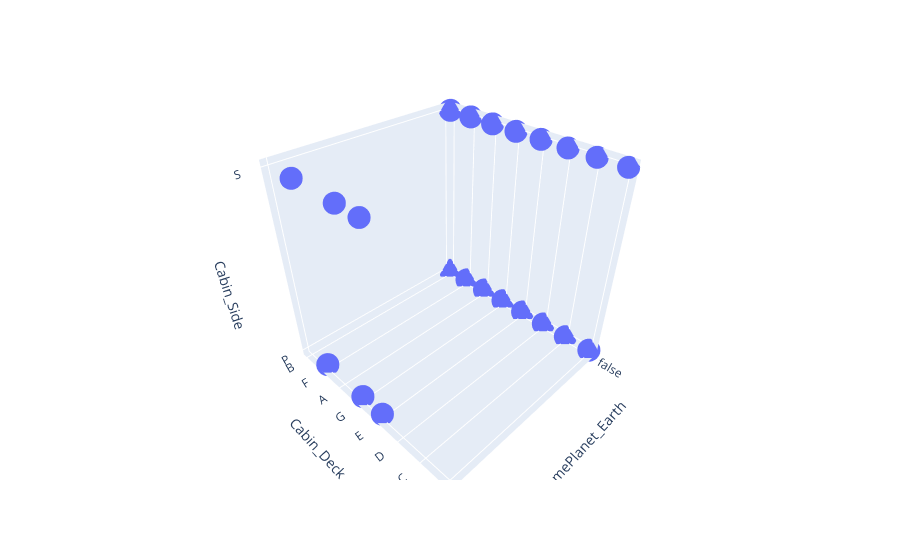

Notebook code cell kept with this figure:
### Code cell
px.scatter_3d(data_frame=train_data, x = "HomePlanet_Earth", y = "Cabin_Deck", z = "Cabin_Side")

### Figure 1 — Plotly figure (JSON) as saved in the notebook; plotly's stock layout.template omitted (floating-point values rounded to 4 significant figures; data arrays with more than 128 entries replaced by an {"elided": "..."} marker saying what was removed)
{"data": [{"hovertemplate": "HomePlanet_Earth=%{x}<br>Cabin_Deck=%{y}<br>Cabin_Side=%{z}<extra></extra>", "legendgroup": "", "marker": {"color": "#636efa", "symbol": "circle"}, "mode": "markers", "name": "", "scene": "scene", "showlegend": false, "type": "scatter3d", "x": {"elided": "8693 bool values"}, "y": {"elided": "8693 str values"}, "z": {"elided": "8693 str values"}}], "layout": {"legend": {"tracegroupgap": 0}, "margin": {"t": 60}, "scene": {"domain": {"x": [0, 1], "y": [0, 1]}, "xaxis": {"title": {"text": "HomePlanet_Earth"}}, "yaxis": {"title": {"text": "Cabin_Deck"}}, "zaxis": {"title": {"text": "Cabin_Side"}}}}}
